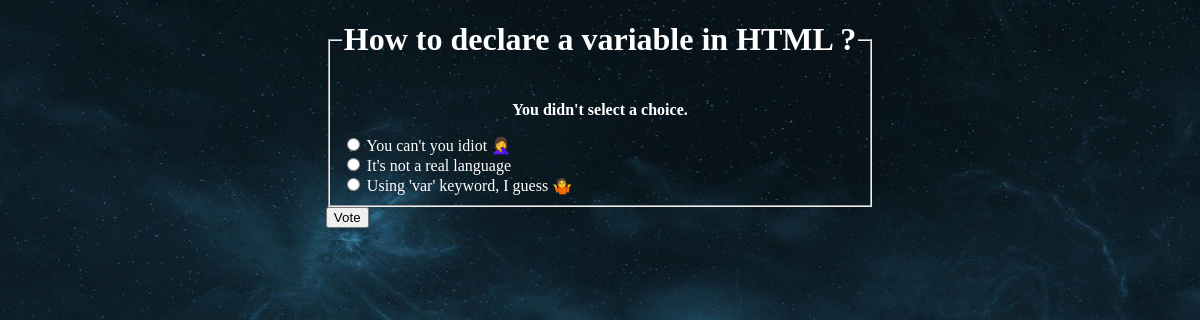
/polls/2/vote/, run on the app's committed database.
### polls/models.py (models this page shows, shortened)
class Question(models.Model):
    question_text = models.CharField(max_length=200)
    pub_date = models.DateTimeField("date published")

class Choice(models.Model):
    question = models.ForeignKey(Question, on_delete=models.CASCADE)
    choice_text = models.CharField(max_length=200)
    votes = models.IntegerField(default=0)

### polls/views.py (the view)
# urls.py: path("<int:question_id>/vote/", views.vote, name="vote"),
def vote(request, question_id):
    question = get_object_or_404(Question, pk=question_id)
    try:
        selected_choice = question.choice_set.get(pk=request.POST["choice"])
    except (KeyError, Choice.DoesNotExist):
        return render(
            request,
            "polls/detail.html",
            {
                "question": question,
                "error_message": "You didn't select a choice.",
            },
        )
    else:
        selected_choice.votes = F("votes") + 1
        selected_choice.save()
        return HttpResponseRedirect(reverse("polls:results", args=(question.id,)))

### polls/templates/polls/detail.html (shortened to what this page needs)
{% load static %}
<link rel="stylesheet" href="{% static 'polls/style.css' %}">
<form action="{% url 'polls:vote' question.id %}" method="post">
  <fieldset>
      <legend><h1>{{ question.question_text }}</h1></legend>
      {% if error_message %}<p><strong>{{ error_message }}</strong></p>{% endif %}
      {% for choice in question.choice_set.all %}
          <input type="radio" name="choice" id="choice{{ forloop.counter }}" value="{{ choice.id }}">
          <label for="choice{{ forloop.counter }}">{{ choice.choice_text }}</label><br>
      {% endfor %}
  </fieldset>
<input type="submit" value="Vote">
</form>

### polls/static/polls/style.css (style rules this page uses)
h1,h2,p,label { color: white; text-align: center; }

### data on the page
Question: question_text "How to declare a variable in HTML ?"
Choice: choice_text "You can't you idiot 🤦‍♀️"
Choice: choice_text "It's not a real language"
Choice: choice_text "Using 'var' keyword, I guess 🤷"

### other printed values
{{ error_message }} "You didn't select a choice."
